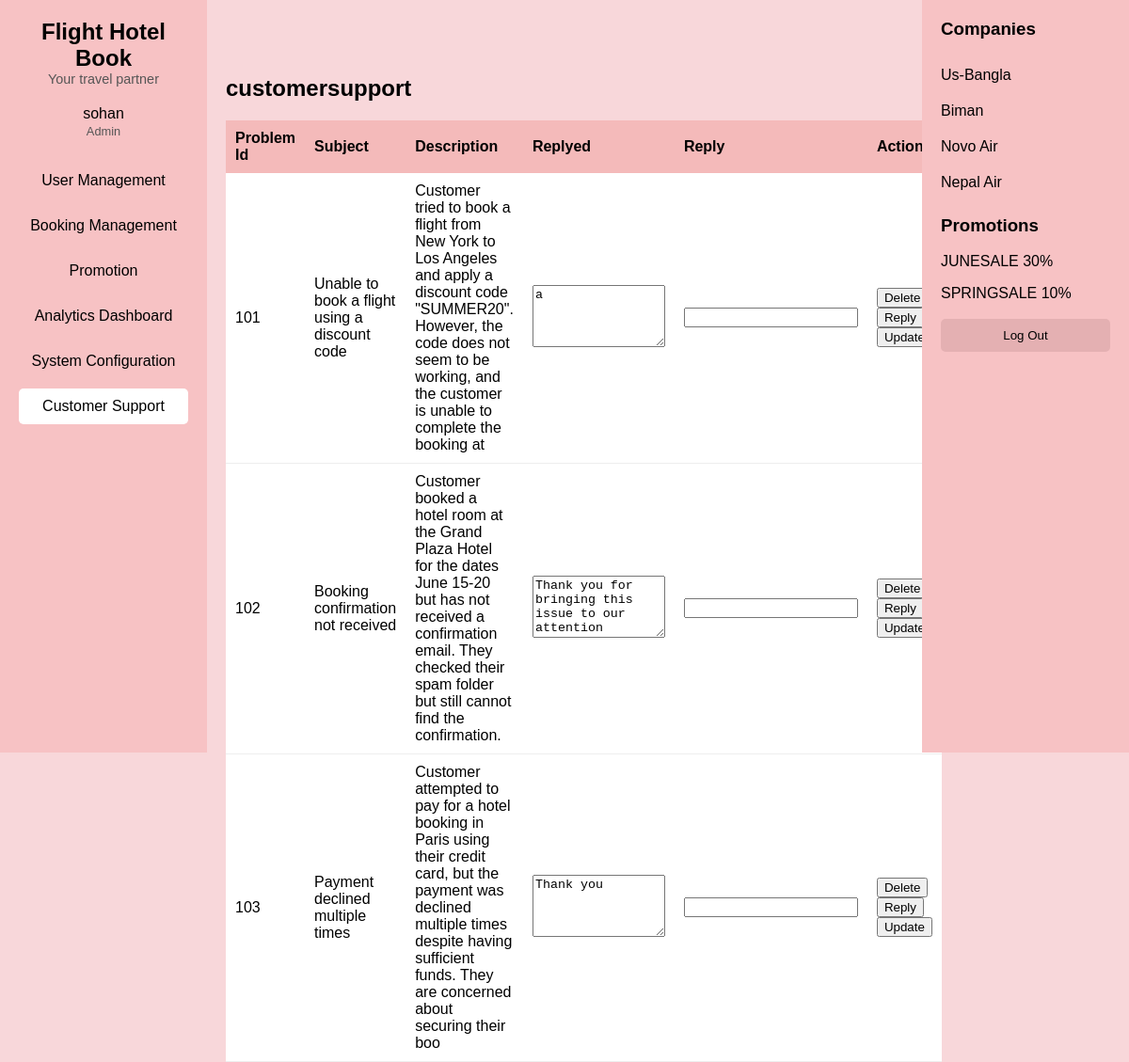
The app's page /Views/customersupport.php (signed in) with its own data.
### tables this page shows
CREATE TABLE `customersupport` (
  `id` int(20) NOT NULL,
  `Problem` varchar(50) NOT NULL,
  `Description` varchar(200) NOT NULL,
  `Reply` varchar(255) NOT NULL
);

CREATE TABLE `promotion` (
  `code` varchar(20) NOT NULL,
  `Discount` int(20) NOT NULL,
  `startdate` date NOT NULL,
  `enddate` date NOT NULL,
  `limits` int(20) NOT NULL,
  `services` varchar(20) NOT NULL
);

### Models/customer.php (called while the page is built, shortened)
<?php
function cus()
{
    $con = conn();
    $sql = "select * from customersupport";
    $res = mysqli_query($con, $sql);
    return $res;
}

### Controllers/customerOparetion.php (called while the page is built, shortened)
<?php
require_once ("../Models/customer.php");
function customer()
{
    $r = cus();
    if ($r) {
        return $r;
    }
}

### Models/promotion.php (called while the page is built, shortened)
<?php
function selec()
{
    $con = conn();
    $sql = "select * from promotion";
    $res = mysqli_query($con, $sql);
    return $res;
}

### Controllers/promotionOparetion.php (called while the page is built, shortened)
<?php
require_once ("../Models/promotion.php");
function se()
{
    $r = selec();
    if ($r) {
        return $r;
    }
}

### Views/customersupport.php (the view, shortened to what this page needs)
<!DOCTYPE html>
<html lang="en">
<head>
    <link rel="stylesheet" href="../Assestes/css/home.css">
</head>
<body>
    <div class="container">
        <div class="sidebar">
            <div class="logo">
                <h1>Flight Hotel Book</h1>
                <p>Your travel partner</p>
            </div>
            <div class="user-info">
                <p><?php echo $_SESSION["name"]; ?><br><span>Admin</span></p>
            </div>
            <nav class="menu">
                <a href="home.php">User Management</a>
                <a href="../Controllers/bookingController.php" value="1">Booking Management</a>
                <a href="promotion.php">Promotion</a>
                <a href="analysis.php">Analytics Dashboard</a>
                <a href="system.php">System Configuration</a>
                <a href="customersupport.php" class="active">Customer Support</a>
            </nav>
        </div>
        <div class="main-content">
            <div class="member-status">
                <div class="form-section">
                    <h2>customersupport</h2>
                    <form action="../Controllers/customerOparetion.php" method="post">
                        <table>
                            <thead>
                                <tr>
                                    <th>Problem Id</th>
                                    <th>Subject</th>
                                    <th>Description</th>
                                    <th>Replyed</th>
                                    <th>Reply</th>
                                    <th>Action</th>
                                </tr>
                            </thead>
                            <tbody>
                                <?php
                                include ("../Controllers/customerOparetion.php");
                                $a = customer();
                                while ($r = mysqli_fetch_assoc($a)) {
                                    ?>
                                <tbody>
                                    <tr>
                                        <td><?php echo $r["id"]; ?></td>
                                        <td><?php echo $r["Problem"]; ?></td>
                                        <td><?php echo $r["Description"]; ?></td>
                                        <td><textarea name="" id="" rows="4" cols="15"><?php echo $r["Reply"]; ?></textarea>
                                        </td>
                                        <td>
                                            <input type="text" name="reply_<?php echo ($r["id"]); ?>">
                                        </td>
                                        <td>
                                            <button type="submit" class="cancel-btn" name="delete"
                                                value="<?php echo $r["id"]; ?>">
                                                Delete</button>
                                            <button type="submit" class="cancel-btn" name="btnid"
                                                value="<?php echo $r["id"]; ?>">
                                                Reply</button>
                                            <button type="submit" class="cancel-btn" name="update"
                                                value="<?php echo $r["id"]; ?>">
                                                Update</button>
                                        </td>
                                        <?php
                                }
                                ?>
                                </tr>
                            </tbody>
                        </table>
                    </form>
                </div>
            </div>
        </div>
        <div class="right-panel">
            <h3>Companies</h3>
            <ul class="companies">
                <li>Us-Bangla</li>
                <li>Biman</li>
                <li>Novo Air</li>
                <li>Nepal Air</li>
            </ul>
            <h3>Promotions</h3>
            <ul class="promotions">
                <?php
                include ("../Controllers/promotionOparetion.php");
                $a = se();
                while ($r = mysqli_fetch_assoc($a)) {
                    ?>
                    <?php echo $r["code"]; ?>
                    <?php echo $r["Discount"]; ?>%
                </ul>
            <?php }
                ?>
            <br>
            <br>
            <form method="get">
                <button class="logout" name="out">Log Out</button>
            </form>
        </div>
    </div>
</body>
</html>

### Assestes/css/home.css (style rules this page uses)
body { font-family: Arial, sans-serif; margin: 0; background-color: #f8d7da; }
.container { display: flex; height: 100vh; }
.sidebar { width: 20%; background-color: #f7c2c4; padding: 20px; display: flex; flex-direction: column; align-items: center; }
.sidebar .logo { text-align: center; }
.sidebar .logo h1 { font-size: 1.5em; margin: 0; }
.sidebar .logo p { margin: 0; font-size: 0.9em; color: #555; }
.sidebar .user-info { text-align: center; margin: 20px 0; }
.sidebar .user-info p { margin: 0; }
.sidebar .user-info span { font-size: 0.8em; color: #555; }
.sidebar .menu { display: flex; flex-direction: column; width: 100%; }
.sidebar .menu a { padding: 10px; color: #000; text-decoration: none; text-align: center; border-radius: 5px; margin: 5px 0; }
.sidebar .menu a:hover, .sidebar .menu a.active { background-color: white; }
.main-content { width: 60%; padding: 20px; }
.member-status { display: flex; flex-direction: column; margin-top: 20px; }
.member-status table { width: 100%; border-collapse: collapse; }
.member-status th, .member-status td { padding: 10px; text-align: left; }
.member-status th { background-color: #f4baba; }
.member-status td { background-color: #fff; border-bottom: 1px solid #eee; }
.right-panel { width: 20%; background-color: #f7c2c4; padding: 20px; }
.right-panel h3 { margin-top: 0; }
.right-panel ul { list-style: none; padding: 0; }
.right-panel li { padding: 10px 0; }
.right-panel .logout { width: 100%; padding: 10px; background-color: #e4b0b2; border: none; border-radius: 5px; cursor: pointer; }

### records on screen
customersupport: id "101", Problem "Unable to book a flight using a discount code", Description "Customer tried to book a flight from New York to Los Angeles and apply a discount code \"SUMMER20\". However, the code does not seem to be working, and the customer is unable to complete the booking at", Reply "a"
customersupport: id "102", Problem "Booking confirmation not received", Description "Customer booked a hotel room at the Grand Plaza Hotel for the dates June 15-20 but has not received a confirmation email. They checked their spam folder but still cannot find the confirmation.", Reply "Thank you for bringing this issue to our attention"
customersupport: id "103", Problem "Payment declined multiple times", Description "Customer attempted to pay for a hotel booking in Paris using their credit card, but the payment was declined multiple times despite having sufficient funds. They are concerned about securing their boo", Reply "Thank you"
promotion: code "JUNESALE", Discount "30"
promotion: code "SPRINGSALE", Discount "10"

### other values on screen
$_SESSION["name"] "sohan"
